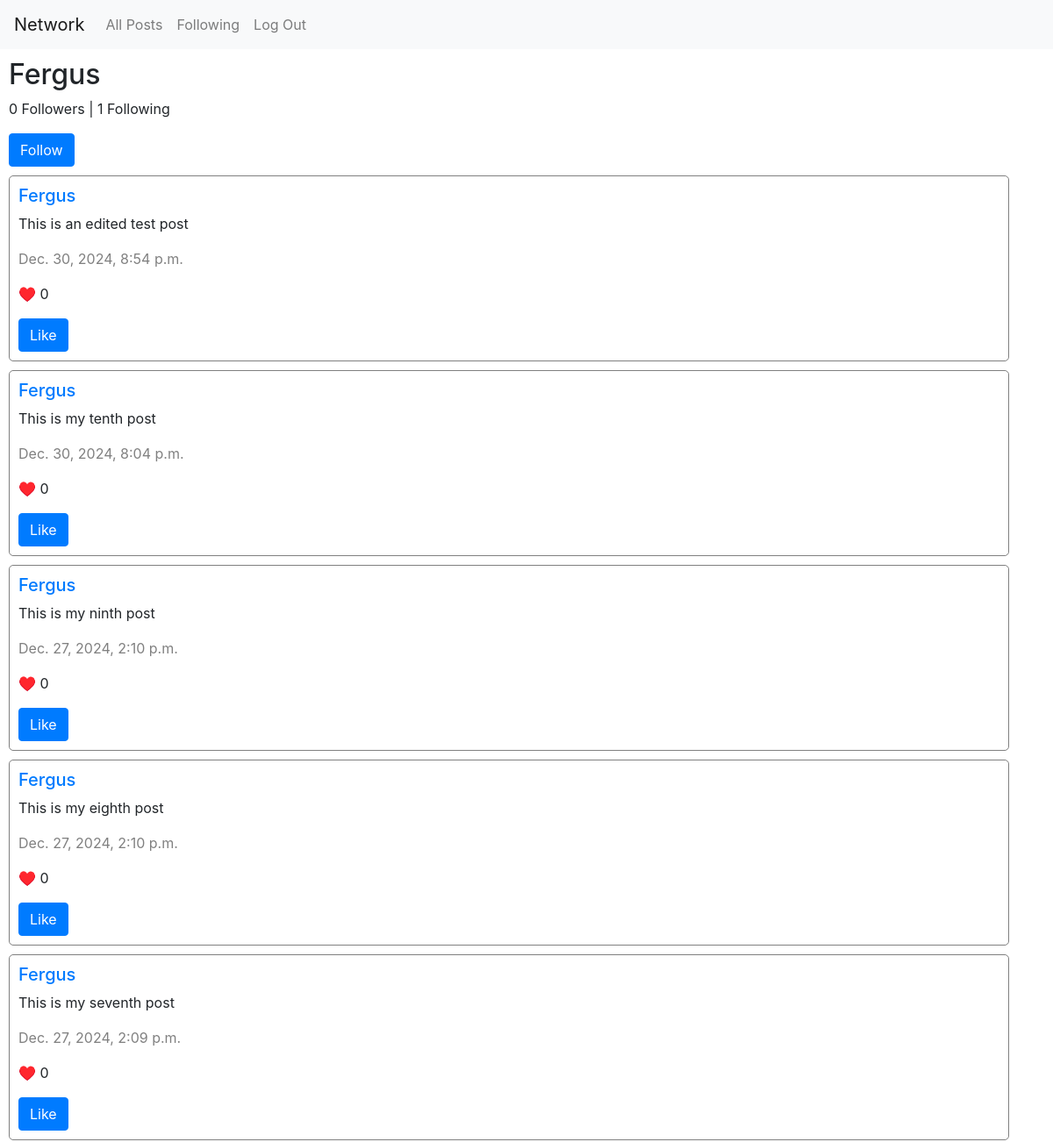
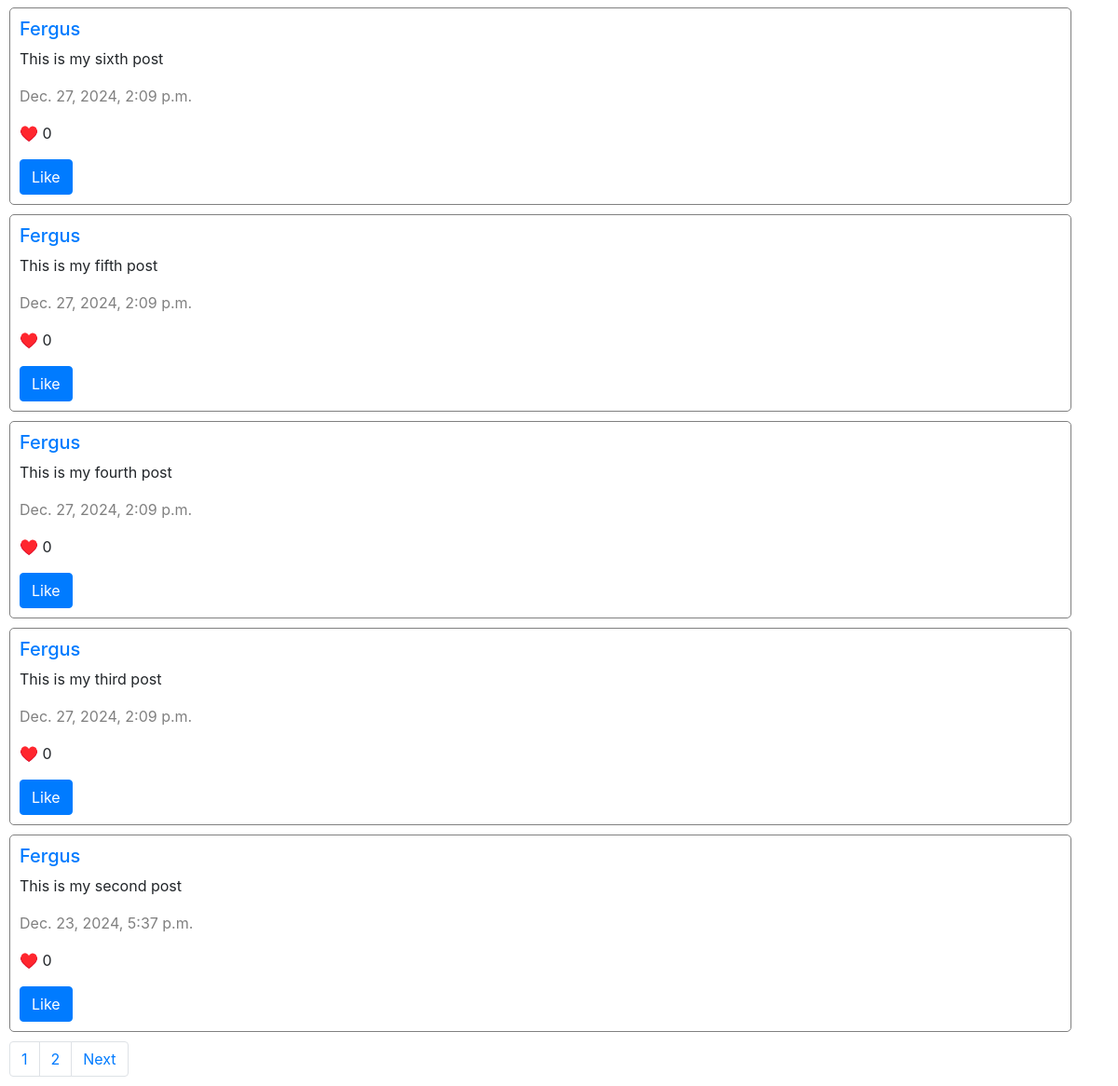
Screenshot of /profile/Fergus with the database file from the repository (2 pictures, top to bottom).
### network/models.py (models this page shows, shortened)
class User(AbstractUser):
    pass

class Post(models.Model):
    user = models.ForeignKey(User, on_delete=models.CASCADE, related_name="posts")
    content = models.CharField(max_length=200)
    timestamp = models.DateTimeField(auto_now=True)

### network/views.py (the view)
# urls.py: path("profile/<str:username>", views.profile, name="profile"),
def profile(request, username):
    user = User.objects.get(username=username)
    if request.method == "POST":
        follower = request.user
        button = request.POST["button"]
        if button == "Follow":
            following = Follower(user=user, follower=follower)
            following.save()
            return HttpResponseRedirect(reverse("profile", kwargs={"username": username}))
        else:
            following = Follower.objects.get(user=user, follower=follower)
            following.delete()
            return HttpResponseRedirect(reverse("profile", kwargs={"username": username}))
    else:
        posts = Post.objects.filter(user=user).order_by("-timestamp")
        paginator = Paginator(posts, 10)
        page_number = request.GET.get('page')
        page_obj = paginator.get_page(page_number)
        is_following = user.followers.filter(follower=request.user.id).exists()
        return render(request, "network/profile.html", {
            "user": user,
            "page_obj": page_obj,
            "is_following": is_following
        })

### network/templates/network/profile.html (shortened to what this page needs)
{% extends "network/layout.html" %}
{% block body %}
    <div class="headers">
        <h2>{{ user.username }}</h2>
        <p>{{ user.followers.count }} Followers | {{ user.following.count }} Following</p>
    {% if request.user != user %}
        {% if is_following == False %}
            <form action="{% url 'profile' user.username %}" method="post">
                <input class="btn btn-primary" type="submit" name="button" value="Follow">
            </form>
        {% else %}
            <form action="{% url 'profile' user.username %}" method="post">
                {% csrf_token %}
                <input class="btn btn-primary" type="submit" name="button" value="Unfollow">
            </form>
        {% endif %}
    {% endif %}
    </div>
    {% for post in page_obj %}
        <div class="container">
            <h5>
                <a href="{% url 'profile' post.user.username %}">{{ post.user.username }}</a>
            </h5>
            <p id="content {{ post.id }}">{{ post.content }}</p>
            <p id="timestamp">{{ post.timestamp }}</p>
            <p id="like_count_{{ post.id }}">&#x2665;&#xfe0f; {{ post.likes.count }}</p>
            {% if user.is_authenticated %}
                <button class="btn btn-primary" id="like_{{ post.id }}" onclick="like('{{ post.id }}')">
                {% if post in liked_posts %}
                    Unlike
                {% else %}
                    Like
                {% endif %}
                </button>
            {% endif %}
        </div>
    {% endfor %}
    <nav aria-label="Profile posts navigation">
        <ul class="pagination">
            {% for page_obj in page_obj.paginator %}
                <li class="page-item"><a class="page-link" href="?page={{ page_obj.number }}">{{ page_obj.number }}</a></li>
            {% endfor %}
            {% if page_obj.has_next %}
                <li class="page-item"><a class="page-link" href="?page={{ page_obj.next_page_number }}">Next</a></li>
            {% endif %}
        </ul>
    </nav>
{% endblock %}

### network/static/network/styles.css (style rules this page uses)
.headers { margin: 10px; }
.container { border: solid grey 1px; border-radius: 5px; padding: 10px; margin: 10px; }
#timestamp { color: grey; }
.pagination { margin: 10px; }

### rows the page displays
User: username "Fergus", followers.count "0", following.count "1"
Post: user.username "Fergus", content "This is an edited test post", timestamp "Dec. 30, 2024, 8:54 p.m.", likes.count "0"
Post: user.username "Fergus", content "This is my tenth post", timestamp "Dec. 30, 2024, 8:04 p.m.", likes.count "0"
Post: user.username "Fergus", content "This is my ninth post", timestamp "Dec. 27, 2024, 2:10 p.m.", likes.count "0"
Post: user.username "Fergus", content "This is my eighth post", timestamp "Dec. 27, 2024, 2:10 p.m.", likes.count "0"
Post: user.username "Fergus", content "This is my seventh post", timestamp "Dec. 27, 2024, 2:09 p.m.", likes.count "0"
Post: user.username "Fergus", content "This is my sixth post", timestamp "Dec. 27, 2024, 2:09 p.m.", likes.count "0"
Post: user.username "Fergus", content "This is my fifth post", timestamp "Dec. 27, 2024, 2:09 p.m.", likes.count "0"
Post: user.username "Fergus", content "This is my fourth post", timestamp "Dec. 27, 2024, 2:09 p.m.", likes.count "0"
Post: user.username "Fergus", content "This is my third post", timestamp "Dec. 27, 2024, 2:09 p.m.", likes.count "0"
Post: user.username "Fergus", content "This is my second post", timestamp "Dec. 23, 2024, 5:37 p.m.", likes.count "0"

### other values shown
{{ page_obj.number }} "1" "2"
